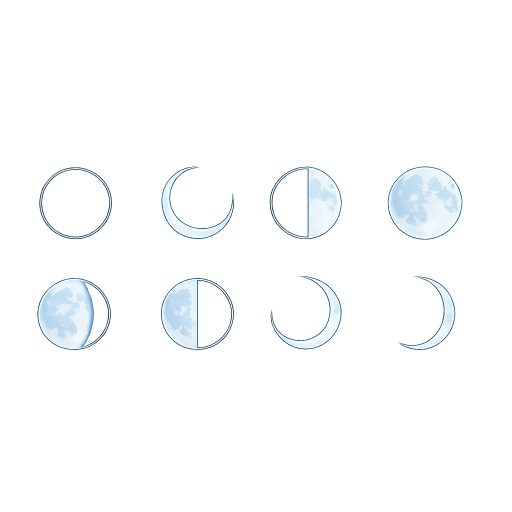
#> input picture images/drafts/moon_phases.png, 1024 x 1024 px (shown at 1/2 size)
$ python extract_moon_and_sun.py ../../images/drafts/moon_phases.png
#> lines starting #> are read from the running program, lines starting #| are printed output that depends on the picture; after the words box and inside, x2 and y2 are one past the last pixel; in counts of white or black regions, pixels touching at a corner belong together
#!/usr/bin/env python3
"""
Extracts the sun icon from images/drafts/sun.png (single sprite,
1024x1024) and the 8 moon-phase icons from images/drafts/moon_phases.png
(1024x1024, 4 cols x 2 rows) into sun.png / moon_phase_0..7.png in
resources/drawables/.

The raw sheet's 8 cells are NOT a clean evenly-spaced new->full->new
sequence: measuring each cell's lit-fraction and lit-side (see the pixel
analysis done when this was diagnosed) shows the artist only actually
drew 4 distinct "right-lit" (waxing) shapes and 4 "left-lit" (waning)
shapes, and skipped a true ~80%-lit waxing-gibbous shape entirely - the
naive row-major reading put the sheet's true full moon (cell row0col3)
at index 3 instead of index 4, which is where Conway's algorithm (see
updateMoonPhase() in ChistanaWatchFace.mc) actually expects "full".

MOON_TARGETS below is an explicit, hand-verified remap so moon_phase_N
matches Conway's algorithm's own semantics (0=new, 4=full, mirrored
waxing 1-3 / waning 5-7), reusing the sheet's own cells - including one
horizontal mirror of the waning-gibbous cell to stand in for the
waxing-gibbous shape the sheet never drew.

Same tight alpha-bbox + pad + scale method as the other extract_*.py
scripts.

Usage:
    python3 extract_moon_and_sun.py [--dry-run]
"""

import sys
import os
from PIL import Image, ImageOps
import numpy as np

DRAWABLES_DIR = os.path.normpath(
    os.path.join(os.path.dirname(__file__), "..", "..", "resources", "drawables")
)
DRAFTS_DIR = os.path.join(os.path.dirname(__file__), "..", "..", "images", "drafts")

SIG_THRESHOLD = 2
PAD = 6

MOON_COLS = [(73, 224), (321, 469), (537, 684), (775, 925)]
MOON_ROWS = [(332, 480), (551, 702)]
MOON_CANVAS = (56, 56)

# (output index, row index into MOON_ROWS, col index into MOON_COLS, mirror?)
MOON_TARGETS = [
    (0, 0, 0, False),  # new (empty disc)
    (1, 1, 2, False),  # waxing crescent, ~25% lit on the right
    (2, 0, 2, False),  # first quarter, 50% lit on the right
    (3, 1, 0, True),   # waxing gibbous - sheet has no such cell, so mirror
                        # the waning-gibbous cell (right-lit instead of left)
    (4, 0, 3, False),  # full
    (5, 1, 0, False),  # waning gibbous, ~77% lit on the left
    (6, 1, 1, False),  # last quarter, 50% lit on the left
    (7, 0, 1, False),  # waning crescent, ~23% lit on the left
]

SUN_CANVAS = (60, 60)


def tight_bbox(sub):
    rowsum = sub.sum(axis=1)
    colsum = sub.sum(axis=0)
    rows = np.where(rowsum > SIG_THRESHOLD)[0]
    cols = np.where(colsum > SIG_THRESHOLD)[0]
    if len(rows) == 0 or len(cols) == 0:
        return None
    return cols.min(), rows.min(), cols.max() + 1, rows.max() + 1


def crop_and_fit(sheet, box, canvas_size):
    crop = sheet.crop(box)
    cw, ch = canvas_size
    scale = min(cw / crop.width, ch / crop.height)
    new_w = max(1, round(crop.width * scale))
    new_h = max(1, round(crop.height * scale))
    resized = crop.resize((new_w, new_h), Image.LANCZOS)
    canvas = Image.new("RGBA", canvas_size, (0, 0, 0, 0))
    canvas.alpha_composite(resized, ((cw - new_w) // 2, (ch - new_h) // 2))
    return canvas


def main():
    dry_run = "--dry-run" in sys.argv[1:]

    moon_sheet = Image.open(os.path.join(DRAFTS_DIR, "moon_phases.png")).convert("RGBA")
#> moon_sheet is the input picture: PIL image 1024x1024 RGBA; mean R, G, B, A 136.7, 145.8, 149.7, 15.6
    m = np.array(moon_sheet)
    mmask = m[:, :, 3] > 3
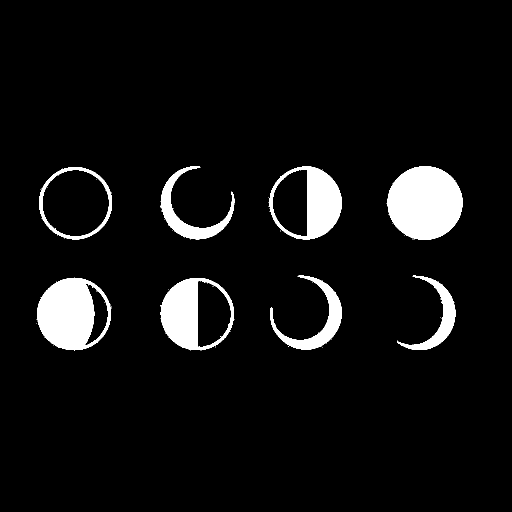
#> mmask: shape (1024, 1024) bool (shown at 1/2 size); 6.4% white; 94 white regions (86 under 20 px), largest, box (x1, y1, x2, y2) and area: (775, 332, 925, 480) 17368, (74, 555, 222, 701) 14139, (321, 556, 468, 700) 9881

    for idx, row_i, col_i, mirror in MOON_TARGETS:
        r0, r1 = MOON_ROWS[row_i]
        c0, c1 = MOON_COLS[col_i]
        sub = mmask[r0:r1, c0:c1]
        bbox = tight_bbox(sub)
        name = f"moon_phase_{idx}"
        if bbox is None:
            print(f"{name}: EMPTY CELL - skipping")
            continue
        lx0, ly0, lx1, ly1 = bbox
        box = (max(0, c0 + lx0 - PAD), max(0, r0 + ly0 - PAD),
               min(moon_sheet.width, c0 + lx1 + PAD), min(moon_sheet.height, r0 + ly1 + PAD))
        cell = moon_sheet.crop(box)
        if mirror:
            cell = ImageOps.mirror(cell)
        cw, ch = MOON_CANVAS
        scale = min(cw / cell.width, ch / cell.height)
        new_w = max(1, round(cell.width * scale))
        new_h = max(1, round(cell.height * scale))
        resized = cell.resize((new_w, new_h), Image.LANCZOS)
        canvas = Image.new("RGBA", MOON_CANVAS, (0, 0, 0, 0))
        canvas.alpha_composite(resized, ((cw - new_w) // 2, (ch - new_h) // 2))
        print(f"{name}: sheet-box={box} mirror={mirror} -> ink-bbox={canvas.getbbox()}")
        if not dry_run:
            canvas.save(os.path.join(DRAWABLES_DIR, f"{name}.png"))
#> this loop made 8 passes
#> (lx0, ly0, lx1, ly1, box) on passes 1 to 8: (5, 2, 151, 147, (72, 328, 230, 485)), (3, 0, 147, 148, (534, 545, 690, 705)), (0, 1, 147, 147, (531, 327, 690, 485)), (1, 5, 149, 149, (68, 550, 228, 706)), (0, 0, 150, 148, (769, 326, 931, 486)), (1, 5, 149, 149, (68, 550, 228, 706)), (0, 5, 147, 149, (315, 550, 474, 706)), (0, 0, 148, 147, (315, 326, 475, 485))
#| moon_phase_0: sheet-box=(72, 328, 230, 485) mirror=False -> ink-bbox=(0, 0, 56, 56)
#| moon_phase_1: sheet-box=(534, 545, 690, 705) mirror=False -> ink-bbox=(0, 0, 55, 56)
#| moon_phase_2: sheet-box=(531, 327, 690, 485) mirror=False -> ink-bbox=(0, 0, 56, 56)
#| moon_phase_3: sheet-box=(68, 550, 228, 706) mirror=True -> ink-bbox=(0, 0, 56, 55)
#| moon_phase_4: sheet-box=(769, 326, 931, 486) mirror=False -> ink-bbox=(0, 0, 56, 55)
#| moon_phase_5: sheet-box=(68, 550, 228, 706) mirror=False -> ink-bbox=(0, 0, 56, 55)
#| moon_phase_6: sheet-box=(315, 550, 474, 706) mirror=False -> ink-bbox=(0, 0, 56, 55)
#| moon_phase_7: sheet-box=(315, 326, 475, 485) mirror=False -> ink-bbox=(0, 0, 56, 56)
#> pass 1, in main, `sub = mmask[r0:r1, c0:c1]`:
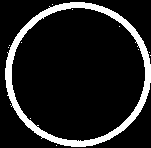
#> sub: shape (148, 151) bool; 12.4% white; 13 white regions (12 under 20 px), largest, box (x1, y1, x2, y2) and area: (5, 2, 151, 147) 2757
#> after the loop:
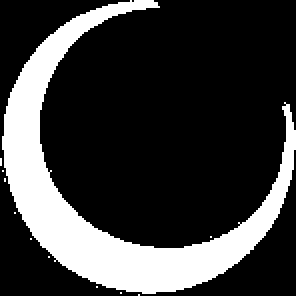
#> sub: shape (148, 148) bool (shown 2 times larger); 23.1% white; 11 white regions (10 under 20 px), largest, box (x1, y1, x2, y2) and area: (1, 0, 148, 147) 5053

    sun_sheet = Image.open(os.path.join(DRAFTS_DIR, "sun.png")).convert("RGBA")
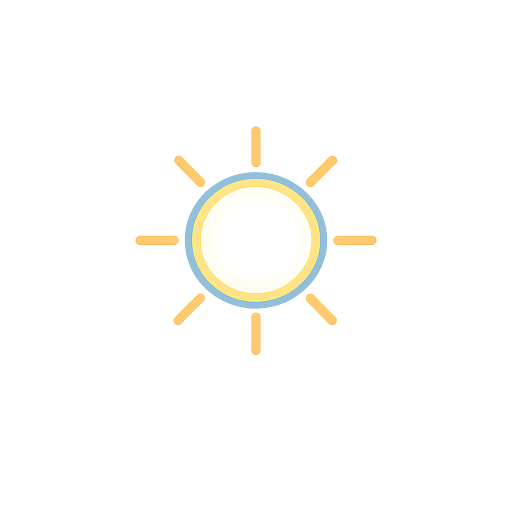
#> input picture images/drafts/sun.png, 1024 x 1024 px (shown at 1/2 size)
#> sun_sheet is the input picture: PIL image 1024x1024 RGBA; mean R, G, B, A 108.9, 100.5, 82.2, 17.5
    s = np.array(sun_sheet)
    smask = s[:, :, 3] > 3
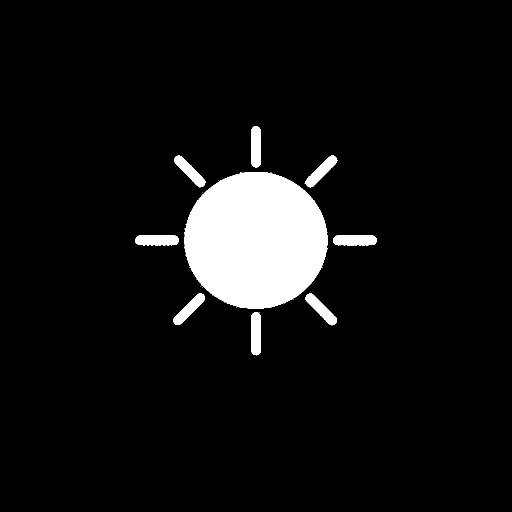
#> smask: shape (1024, 1024) bool (shown at 1/2 size); 7% white; 43 white regions (34 under 20 px), largest, box (x1, y1, x2, y2) and area: (368, 344, 655, 618) 61351, (666, 471, 754, 491) 1631, (270, 471, 358, 491) 1618
    bbox = tight_bbox(smask)
#> bbox = (271, 253, 753, 710)
    lx0, ly0, lx1, ly1 = bbox
#> lx0 = 271; ly0 = 253; lx1 = 753; ly1 = 710
    box = (max(0, lx0 - PAD), max(0, ly0 - PAD),
           min(sun_sheet.width, lx1 + PAD), min(sun_sheet.height, ly1 + PAD))
#> box = (265, 247, 759, 716)
    canvas = crop_and_fit(sun_sheet, box, SUN_CANVAS)
#> in crop_and_fit, `crop = sheet.crop(box)`:
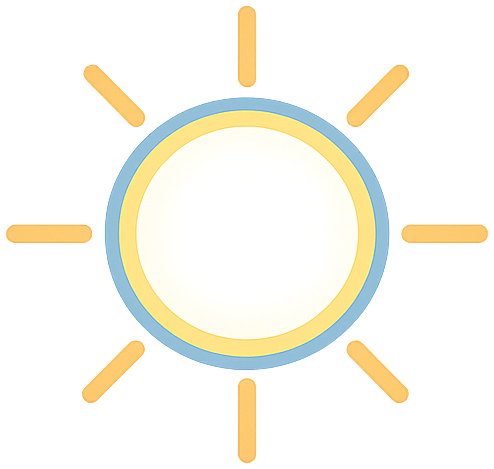
#> crop: PIL image 494x469 RGBA; mean R, G, B, A 204.7, 187, 144.3, 79.4; transparent parts drawn white
#> in crop_and_fit, `canvas = Image.new("RGBA", canvas_size, (0, 0, 0, 0))`: canvas: PIL image 60x60 RGBA; every value is 0
#> in crop_and_fit, `canvas.alpha_composite(resized, ((cw - new_w) // 2, (ch - new_h) // 2))`:
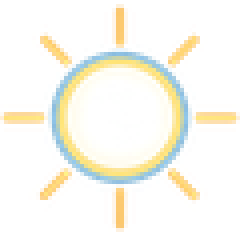
#> canvas: PIL image 60x60 RGBA (shown 4 times larger); mean R, G, B, A 97, 92.2, 76.6, 75.6; transparent parts drawn white
    print(f"sun: sheet-box={box} -> ink-bbox={canvas.getbbox()}")
#| sun: sheet-box=(265, 247, 759, 716) -> ink-bbox=(0, 1, 60, 58)
    if not dry_run:
        canvas.save(os.path.join(DRAWABLES_DIR, "sun.png"))


if __name__ == "__main__":
    main()
